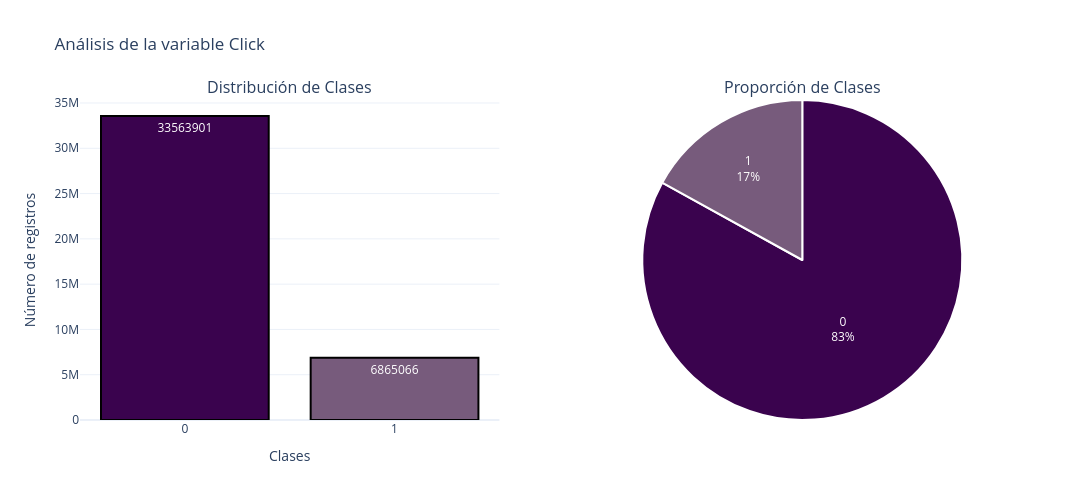

Notebook code for this chart:
### Markdown cell above
Los resultados muestran un fuerte desbalance de clases en la variable objetivo, donde la gran mayoría de los registros (aproximadamente el 83%) corresponden a "no clic" (0) frente a una minoría que sí interactuó (1). Esto se puede verificar en la siguiente gráfica:

### Code cell
import plotly.graph_objects as go
from plotly.subplots import make_subplots
import pandas as pd

class_counts = df["click"].value_counts()
labels = class_counts.index.astype(str).tolist()
values = class_counts.values.tolist()

fig = make_subplots(
    rows=1, cols=2, 
    subplot_titles=("Distribución de Clases", "Proporción de Clases"),
    specs=[[{"type": "bar"}, {"type": "pie"}]]
)

fig.add_trace(
    go.Bar(
        x=labels, 
        y=values,
        text=values,           
        textposition='auto',
        marker=dict(
            color=["#3A034E", "#775b7c"], 
            line=dict(color='black', width=2) 
        ), 
        name="Cantidad"
    ),
    row=1, col=1
)

fig.add_trace(
    go.Pie(
        labels=labels,
        values=values,
       
        marker=dict(colors=["#3A034E", "#775b7c"], line=dict(color='white', width=2)),
        textinfo='label+percent'
    ),
    row=1, col=2
)

fig.update_layout(
    height=500, 
    width=1100,
    showlegend=False,
    title_text="Análisis de la variable Click",
    template="plotly_white" 
)

fig.update_xaxes(title_text="Clases", row=1, col=1)
fig.update_yaxes(title_text="Número de registros", row=1, col=1)

fig.show()

### Figure 1 — Plotly figure (JSON) as saved in the notebook; plotly's stock layout.template omitted (floating-point values rounded to 4 significant figures)
{"data": [{"marker": {"color": ["#3A034E", "#775b7c"], "line": {"color": "black", "width": 2}}, "name": "Cantidad", "text": ["33563901", "6865066"], "textposition": "auto", "type": "bar", "x": ["0", "1"], "xaxis": "x", "y": [33563901, 6865066], "yaxis": "y"}, {"domain": {"x": [0.55, 1], "y": [0, 1]}, "labels": ["0", "1"], "marker": {"colors": ["#3A034E", "#775b7c"], "line": {"color": "white", "width": 2}}, "textinfo": "label+percent", "type": "pie", "values": [33563901, 6865066]}], "layout": {"annotations": [{"font": {"size": 16}, "showarrow": false, "text": "Distribución de Clases", "x": 0.225, "xanchor": "center", "xref": "paper", "y": 1, "yanchor": "bottom", "yref": "paper"}, {"font": {"size": 16}, "showarrow": false, "text": "Proporción de Clases", "x": 0.775, "xanchor": "center", "xref": "paper", "y": 1, "yanchor": "bottom", "yref": "paper"}], "height": 500, "showlegend": false, "title": {"text": "Análisis de la variable Click"}, "width": 1100, "xaxis": {"anchor": "y", "domain": [0, 0.45], "title": {"text": "Clases"}}, "yaxis": {"anchor": "x", "domain": [0, 1], "title": {"text": "Número de registros"}}}}
